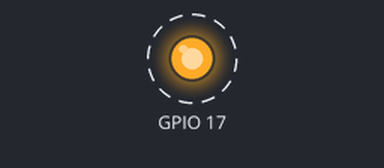
Bench run of a program on a simulated Raspberry Pi (BCM pin numbers), started with the argument 17. Shown: output pins drawn as LEDs (lit = HIGH). Dashed ring = blinking.

Above: at 0.5 s.
Timing chart, 0 to 4.6 s (numbered marks = the images above):
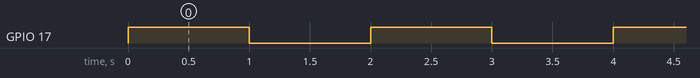

The program:

gpio_ledblink.py
```python
#!/usr/bin/env python3

import sys
#import time
from gpiozero import LED
from signal import pause

#pin = 12

if len(sys.argv)!=2:
    print("Expected one arg: PIN")
    quit()

try:
    pin = int(sys.argv[1])

    if pin<1 or pin>26:
        raise ValueError

except ValueError:
    print("Invalid argument: " + sys.argv[1])
    quit()

ledpin = LED(pin)

ledpin.blink()

pause()
```

Measured:
- by itself, GPIO 17: alternates HIGH for 1.0 s and LOW for 1.0 s
